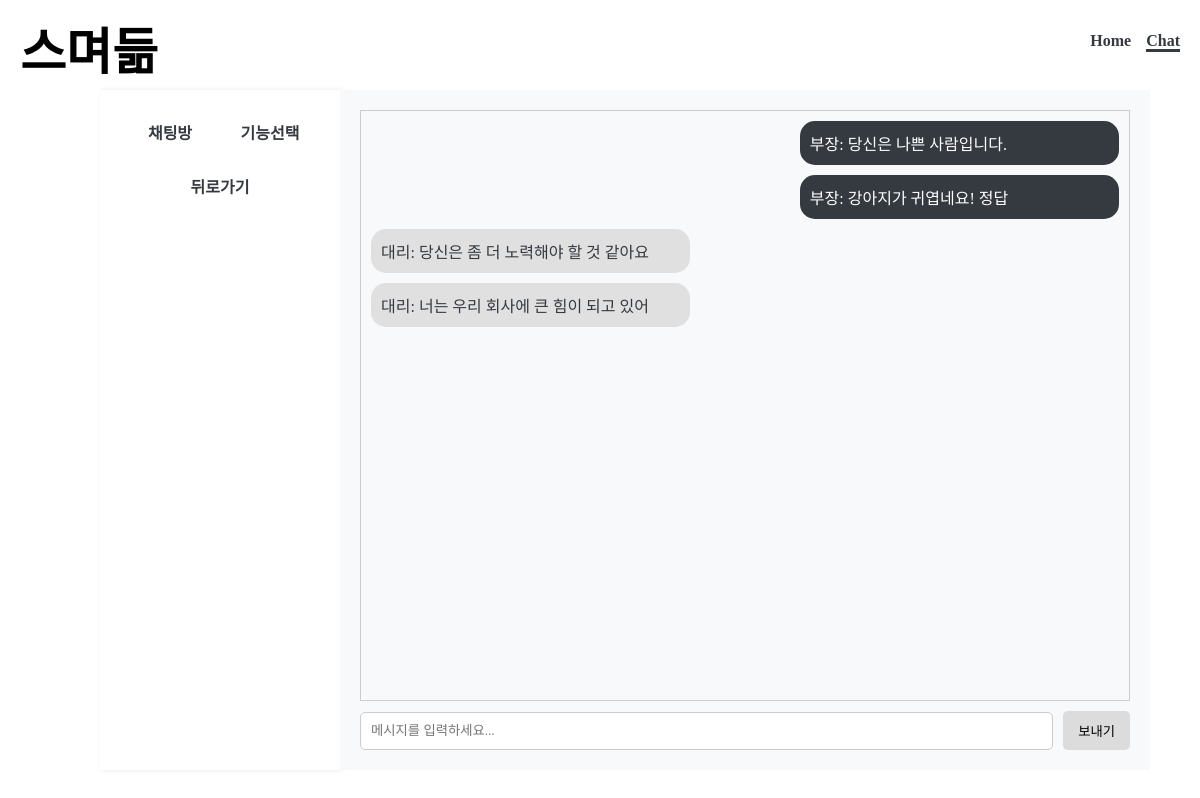
The page /chat/언어순화/ (signed in) on the database its author committed.
### chat/models.py (models this page shows)
class Message(models.Model):
    author = models.ForeignKey(User, related_name='author_messages', on_delete=models.CASCADE)
    content = models.TextField()
    timestamp = models.DateTimeField(auto_now_add=True)
    room = models.ForeignKey(ChatRoom, on_delete=models.CASCADE)

### chat/views.py (the view, shortened to what this page needs)
# urls.py: path('<str:room_name>/', views.chat_view, name='chat'),
def chat_view(request, room_name):
    question = None
    messages = Message.objects.filter(room__name=room_name)
    context = {
        'messages': messages,
    }
    return render(request, 'gpt/chat.html', context)

### chat/templates/gpt/chat.html (shortened to what this page needs)
{% load static %}
<!DOCTYPE html>
<html>
<head>
    <link rel="stylesheet" href="{% static 'gtp/style.css' %}">
    <link href="https://hangeul.pstatic.net/hangeul_static/css/NanumHaRamCe.css" rel="stylesheet">
</head>
<body>
    <header class="header">
        <nav class="wrap">
            <label class="logo">스며듦</label>
            <ul>
                <li><a href="{% url 'index' %}">Home</a></li>
                <li><a href="{% url 'chat:index' %}" class="active">Chat</a></li>
            </ul>
        </nav>
    </header>
    <main>
        <div class="side-panel">
            <div class="mode">
                <button id="chatroom-btn">채팅방</button>
                <button id="function-btn">기능선택</button>
            </div>
            <a href="{% url 'chat:index' %}"><button id="chatroom-btn1">뒤로가기</button></a>
        </div>
        <div class="message-section">
            <div class="message-display">
                {% for message in messages %}
                    {% if message.author == user %}
                    <div class="message bot-message">
                        <div id="messages" class="bubble">
                            <span class="text">{{ message.author.username }}: {{ message.content }}</span>
                        </div>
                    </div>
                    {% else %}
                    <div class="message user-message">
                        <div id="messages" class="bubble">
                            <span class="text">{{ message.author.username }}: {{ message.content }}</span>
                        </div>
                    </div>
                    {% endif %}
                {% endfor %}
            </div>
            <form action="" method="post" entype="application/x-www-form-urlencoded">
                <div class="message-input">
                    <input type="text" placeholder="메시지를 입력하세요..." name=question>
                    <button name="sendRequest">보내기</button>
                </div>
            </form>
        </div>
</body>
</html>

### chat/static/gtp/style.css (style rules this page uses)
* { font-family: 'NanumGothic'; }
.logo { font-family: 'NanumHaRamCe'; font-size: 50px; }
html, body { margin: 0; height: 100%; background-color: white; color: #343a40; }
header { height: 80px; background-color: white; color: black; }
header>.wrap { max-width: 1400px; margin: 0 auto; padding: 12px 20px; }
header>.wrap>.logo { font-size: 50px; margin-top: 5px; font-weight: bold; }
header>.wrap>ul { float: right; list-style: none; margin-top: 20px; }
header>.wrap>ul>li { float: left; margin-left: 15px; }
header>.wrap>ul>li>a { color: #343a40; text-decoration: none; font-weight: bold; }
header>.wrap>ul>li>a.active { color: #343a40; border-bottom: 3px solid #343a40; }
header ul { list-style: none; display: flex; margin: 0; padding: 0; }
header ul li { margin-left: 20px; }
header ul li a { color: #6c757d; text-decoration: none; font-weight: bold; }
main { display: flex; height: calc(100% - 60px); }
main .side-panel { width: 200px; background-color: #FFFFFF; padding: 20px; box-shadow: 2px 0 5px rgba(0,0,0,0.1); margin-left: 100px; margin-bottom: 50px; margin-top: 10px; }
main .side-panel button { width: 100%; padding: 10px 0; margin-bottom: 10px; background-color: #ffffff; color:#343a40; border: none; font-size: 16px; font-weight: bold; cursor: pointer; transition: background-color 0.3s ease; }
main .message-section { flex-grow: 1; padding: 20px; background-color: #F8F9FA; display: flex; flex-direction: column; margin-right: 50px; margin-bottom: 50px; margin-top: 10px; max-width: 1000px; }
main .mode { display:flex; flex-direction: row; }
.message-display { flex-grow: 1; overflow-y: auto; border: 1px solid #ccc; margin-bottom: 10px; padding: 10px; }
.message-input { display: flex; align-items: center; }
.message-input input[type="text"] { flex-grow: 1; padding: 10px; margin-right: 10px; border-radius: 5px; border: 1px solid #ccc; }
.message-input button { padding: 10px 15px; border: none; border-radius: 5px; background-color: #dcdcdc; color: black; cursor: pointer; }
.bot-message .bubble { background: #343a40; color: white; margin-left: auto; order: 1; width: 40%; }
.user-message .bubble { background: #E0E0E0; order: 1; width: 40%; }
.message { margin-bottom: 10px; display: flex; }
.bubble { padding: 10px; border-radius: 15px; display: flex; align-items: center; }
[type="radio"], span { vertical-align: middle; }

### rows shown on the page
Message: author.username "부장", content "당신은 나쁜 사람입니다."
Message: author.username "부장", content "강아지가 귀엽네요! 정답"
Message: author.username "대리", content "당신은 좀 더 노력해야 할 것 같아요"
Message: author.username "대리", content "너는 우리 회사에 큰 힘이 되고 있어"
